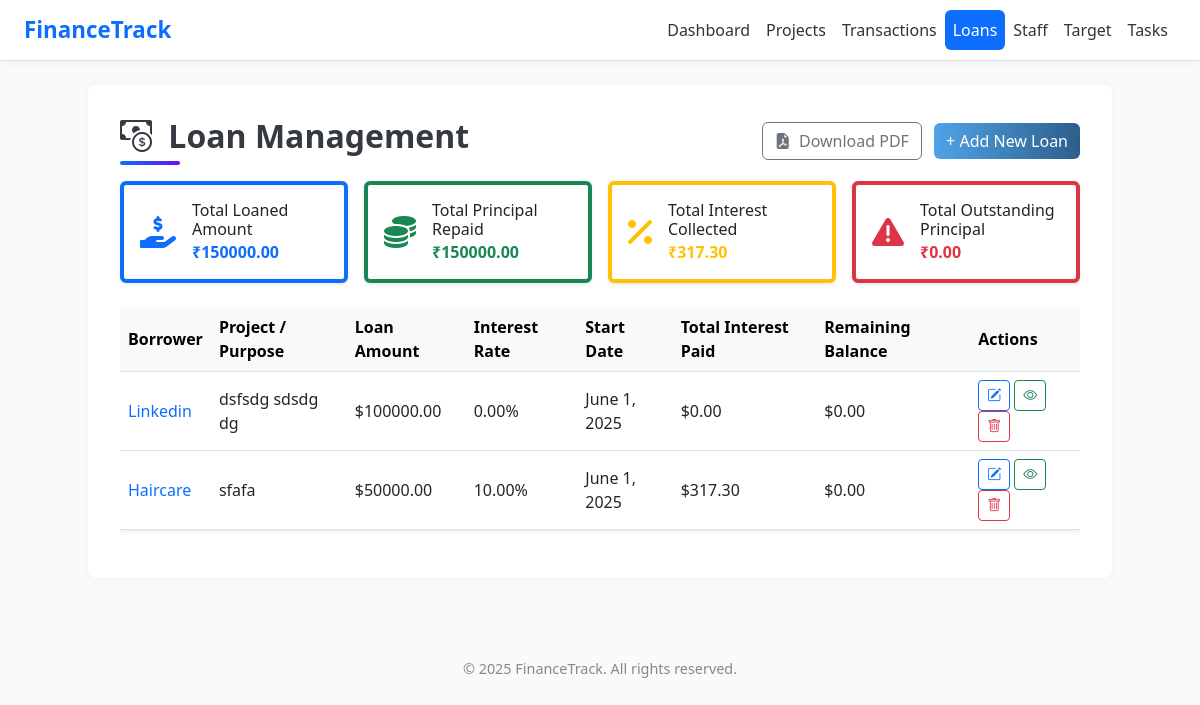
Screenshot of /loans/ with the database file from the repository.
### app1/models.py (models this page shows, shortened)
class Loan(models.Model):
    project = models.ForeignKey(Project, on_delete=models.CASCADE)
    loan_id = models.CharField(max_length=50,unique=True)
    amount = models.DecimalField(max_digits=10, decimal_places=2)
    interest_rate = models.DecimalField(max_digits=5, decimal_places=2, help_text='annual Interest in %')
    loan_purpose = models.CharField(max_length=100)
    start_date = models.DateField()
    created_at = models.DateTimeField(auto_now_add=True)
    updated_at = models.DateTimeField(auto_now=True)
    class Meta:
        verbose_name = 'Loan'
        verbose_name_plural = 'Loans'
        ordering = ['-start_date']

class Project(models.Model):
    code = models.CharField(max_length=20)
    name = models.CharField(max_length=100)
    location = models.CharField(max_length=100)
    total_budget = models.DecimalField(max_digits=12, decimal_places=2)
    start_date = models.DateField()
    end_date = models.DateField()
    notes = models.TextField(blank=True, null=True)
    def __str__(self):
        return self.name

### app1/views.py (the view)
# urls.py: path('loans/', views.loan_list, name='loan_list'),
def loan_list(request):
    loans = Loan.objects.select_related('project').all()
    form = LoanForm()
    total_loaned_amount = loans.aggregate(total=Sum('amount'))['total'] or Decimal('0.00')
    total_principal_repaid = Repayment.objects.aggregate(total=Sum('principal_paid'))['total'] or Decimal('0.00')
    total_interest_collected = Repayment.objects.aggregate(total=Sum('interest_paid'))['total'] or Decimal('0.00')
    total_outstanding = total_loaned_amount - total_principal_repaid
    for loan in loans:
        loan.get_form = LoanForm(instance=loan)
        loan.total_interest_paid = loan.repayments.aggregate(total=Sum('interest_paid'))['total'] or Decimal('0.00')
        total_principal = loan.repayments.aggregate(total=Sum('principal_paid'))['total'] or Decimal('0.00')
        loan.remaining_balance = loan.amount - total_principal
    context = {
        'loans': loans,
        'form': form,
        'total_loaned_amount': total_loaned_amount,
        'total_principal_repaid': total_principal_repaid,
        'total_interest_collected': total_interest_collected,
        'total_outstanding': total_outstanding,
    }
    return render(request, 'loan.html', context)

### templates/loan.html (shortened to what this page needs)
{% extends 'base.html' %}
{% load static %}
{% block content %}
<div class="d-flex justify-content-between align-items-center mb-3">
   <h2 class="page-title mb-3 mb-md-0">
     <i class="bi bi-cash-coin me-2"></i> Loan Management
   </h2>
   <div>
     <a href="{% url 'download_loan_pdf' %}" class="btn btn-outline-secondary me-2">
         <i class="bi bi-file-earmark-pdf-fill me-1"></i> Download PDF
     </a>
     <button class="btn btn-primary" data-bs-toggle="modal" data-bs-target="#addLoanModal">
         + Add New Loan
     </button>
   </div>
</div>
<div class="row g-3 mb-4">
  <div class="col-md-3">
    <div class="card shadow-sm p-3 border-start border-primary border-4 custom-card">
      <div class="d-flex align-items-center">
        <i class="fas fa-hand-holding-usd fa-2x text-primary me-3"></i>
        <div>
          <h6 class="mb-1">Total Loaned Amount</h6>
          <h4 class="text-primary fw-bold mb-0">₹{{ total_loaned_amount|floatformat:2 }}</h4>
        </div>
      </div>
    </div>
  </div>
  <div class="col-md-3">
    <div class="card shadow-sm p-3 border-start border-success border-4 custom-card">
      <div class="d-flex align-items-center">
        <i class="fas fa-coins fa-2x text-success me-3"></i>
        <div>
          <h6 class="mb-1">Total Principal Repaid</h6>
          <h4 class="text-success fw-bold mb-0">₹{{ total_principal_repaid|floatformat:2 }}</h4>
        </div>
      </div>
    </div>
  </div>
  <div class="col-md-3">
    <div class="card shadow-sm p-3 border-start border-warning border-4 custom-card">
      <div class="d-flex align-items-center">
        <i class="fas fa-percent fa-2x text-warning me-3"></i>
        <div>
          <h6 class="mb-1">Total Interest Collected</h6>
          <h4 class="text-warning fw-bold mb-0">₹{{ total_interest_collected|floatformat:2 }}</h4>
        </div>
      </div>
    </div>
  </div>
  <div class="col-md-3">
    <div class="card shadow-sm p-3 border-start border-danger border-4 custom-card">
      <div class="d-flex align-items-center">
        <i class="fas fa-exclamation-triangle fa-2x text-danger me-3"></i>
        <div>
          <h6 class="mb-1">Total Outstanding Principal</h6>
          <h4 class="text-danger fw-bold mb-0">₹{{ total_outstanding|floatformat:2 }}</h4>
        </div>
      </div>
    </div>
  </div>
</div>
<div class="table-responsive">
  <table class="table table-hover shadow-sm">
    <thead class="table-light">
      <tr>
        <th>Borrower</th>
        <th>Project / Purpose</th>
        <th>Loan Amount</th>
        <th>Interest Rate</th>
        <th>Start Date</th>
        <th>Total Interest Paid</th>
        <th>Remaining Balance</th>
        <th>Actions</th>
      </tr>
    </thead>
    <tbody>
      {% for loan in loans %}
      <tr>
        <td><a href="#" class="text-primary" data-bs-toggle="modal" data-bs-target="#viewLoanModal{{ loan.id }}">{{ loan.project }}</a></td>
        <td>{{ loan.loan_purpose }}</td>
        <td>${{ loan.amount|floatformat:2 }}</td>
        <td>{{ loan.interest_rate|floatformat:2 }}%</td>
        <td>{{ loan.start_date }}</td>
        <td>${{ loan.total_interest_paid|default:"0.00"|floatformat:2 }}</td>
        <td>${{ loan.remaining_balance|default:"0.00"|floatformat:2 }}</td>
        <td>
          <button class="btn btn-sm btn-outline-primary" data-bs-toggle="modal" data-bs-target="#editLoanModal{{ loan.id }}">
             <i class="bi bi-pencil-square"></i>
          </button>
          <a href="{% url 'loan_detail' loan.id %}" class="btn btn-sm btn-outline-success">
              <i class="bi bi-eye"></i>
          </a>
          <button class="btn btn-sm btn-outline-danger" onclick="deleteLoan({{ loan.id }})">
             <i class="bi bi-trash"></i>
          </button>
        </td>
      </tr>
      {% endfor %}
    </tbody>
  </table>
</div>
{% endblock %}

### templates/base.html (style rules this page uses)
body { background-color: #f9fafb; font-family: 'Segoe UI', sans-serif; }
.btn-primary { background-color: #0d6efd; border: none; }

### templates/loan.html (style rules this page uses)
.table th, .table td { vertical-align: middle; }
.btn-primary { background: linear-gradient(to right,rgb(79, 163, 232),rgb(46, 94, 139)); border: none; }
.page-title { font-weight: 600; font-size: 2rem; color: #343a40; position: relative; padding-bottom: 10px; }
.page-title::after { content: ''; position: absolute; left: 0; bottom: 0; width: 60px; height: 4px; background: linear-gradient(90deg, #0d6efd, #6610f2); border-radius: 2px; }
.custom-card { transition: transform 0.2s ease-in-out; }

### rows the page displays
Loan: project "Linkedin", loan_purpose "dsfsdg sdsdg dg", amount "100000.00", interest_rate "0.00", start_date "June 1, 2025", total_interest_paid "0.00", remaining_balance "0.00"
Loan: project "Haircare", loan_purpose "sfafa", amount "50000.00", interest_rate "10.00", start_date "June 1, 2025", total_interest_paid "317.30", remaining_balance "0.00"

### other values shown
{{ total_loaned_amount|floatformat:2 }} "150000.00"
{{ total_principal_repaid|floatformat:2 }} "150000.00"
{{ total_interest_collected|floatformat:2 }} "317.30"
{{ total_outstanding|floatformat:2 }} "0.00"
{{ year|default:"2025" }} "2025"
